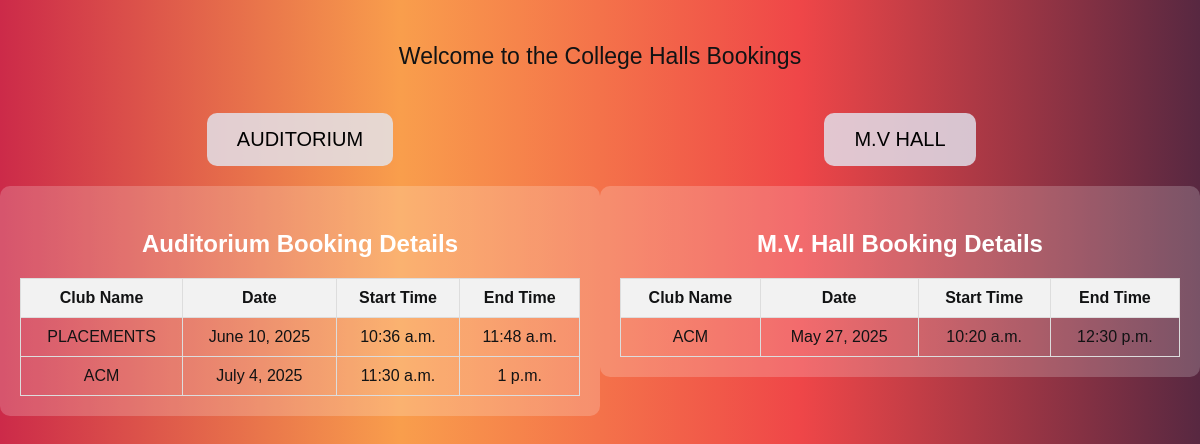
The app's page / (signed in) with its own data.
### myapp/models.py (models this page shows, shortened)
class Booking(models.Model):
    club_name = models.CharField(max_length=100)
    date = models.DateField()
    start_time = models.TimeField()
    end_time = models.TimeField()

class MVHallBooking(models.Model):
    club_name = models.CharField(max_length=100)
    date = models.DateField()
    start_time = models.TimeField()
    end_time = models.TimeField()

### myapp/views.py (the view)
# urls.py: 2. Add a URL to urlpatterns:  path('', views.home, name='home')
@login_required
def home(request):
    auditorium_bookings =  Booking.objects.all().order_by('date')
    mvhall_bookings =  MVHallBooking.objects.all().order_by('date')
    context={
        'auditorium_bookings': auditorium_bookings,
        'mvhall_bookings': mvhall_bookings,
    }
    return render(request, 'home.html',context)

### myapp/templates/home.html (shortened to what this page needs)
<!DOCTYPE html>
<html lang="en">
  <head>
    {% load static %}
    <link rel="stylesheet" href="{% static 'style.css' %}" />
  </head>
  <body>
    <div class="heading">
      <p>Welcome to the College Halls Bookings</p>
    </div>
    <div class="container">
      <div class="partition left">
        <a href="{% url 'myapp:audi' %}">
          <button class="btn" id="audibtn">AUDITORIUM</button>
        </a>
        <div class="booking-section">
          <h3>Auditorium Booking Details</h3>
          <table class="booking-table">
            <tr>
              <th>Club Name</th>
              <th>Date</th>
              <th>Start Time</th>
              <th>End Time</th>
            </tr>
            {% for booking in auditorium_bookings %}
            <tr>
              <td>{{ booking.club_name }}</td>
              <td>{{ booking.date }}</td>
              <td>{{ booking.start_time }}</td>
              <td>{{ booking.end_time }}</td>
            </tr>
            {% endfor %}
          </table>
        </div>
      </div>
      <div class="partition right">
        <a href="{% url 'myapp:MVhall' %}">
          <button class="btn" id="MVbtn">M.V HALL</button>
        </a>
        <div class="booking-section">
          <h3>M.V. Hall Booking Details</h3>
          <table class="booking-table">
            <tr>
              <th>Club Name</th>
              <th>Date</th>
              <th>Start Time</th>
              <th>End Time</th>
            </tr>
            {% for booking in mvhall_bookings %}
            <tr>
              <td>{{ booking.club_name }}</td>
              <td>{{ booking.date }}</td>
              <td>{{ booking.start_time }}</td>
              <td>{{ booking.end_time }}</td>
            </tr>
            {% endfor %}
          </table>
        </div>
      </div>
    </div>
  </body>
</html>

### myapp/static/style.css (style rules this page uses)
body { margin: 0; padding: 0; background: linear-gradient(to right, #cc2a49, #f99e4c, #ef4648, #582841); color: #121314; font-family: Arial, sans-serif; }
.container { display: flex; flex-wrap: wrap; height: 100%; min-height: 50vh; }
.partition { flex: 1; display: flex; flex-direction: column; align-items: center; text-align: center; padding: 20px; }
.btn { cursor: pointer; background-color: rgba(227, 232, 243, 0.8); border-radius: 10px; padding: 15px 30px; font-size: 20px; border: none; transition: background-color 0.3s ease; margin-bottom: 20px; }
.heading { text-align: center; font-size: 23px; margin-bottom: 20px; padding-top: 20px; }
.booking-section { background-color: rgba(255, 255, 255, 0.2); padding: 20px; border-radius: 10px; width: 100%; max-width: 800px; }
.booking-section h3 { margin-bottom: 20px; font-size: 24px; color: white; }
.booking-table { width: 100%; border-collapse: collapse; }
.booking-table th, .booking-table td { padding: 10px; border: 1px solid #ddd; }
.booking-table th { background-color: #f2f2f2; }

### records on screen
Booking: club_name "PLACEMENTS", date "June 10, 2025", start_time "10:36 a.m.", end_time "11:48 a.m."
Booking: club_name "ACM", date "July 4, 2025", start_time "11:30 a.m.", end_time "1 p.m."
MVHallBooking: club_name "ACM", date "May 27, 2025", start_time "10:20 a.m.", end_time "12:30 p.m."
